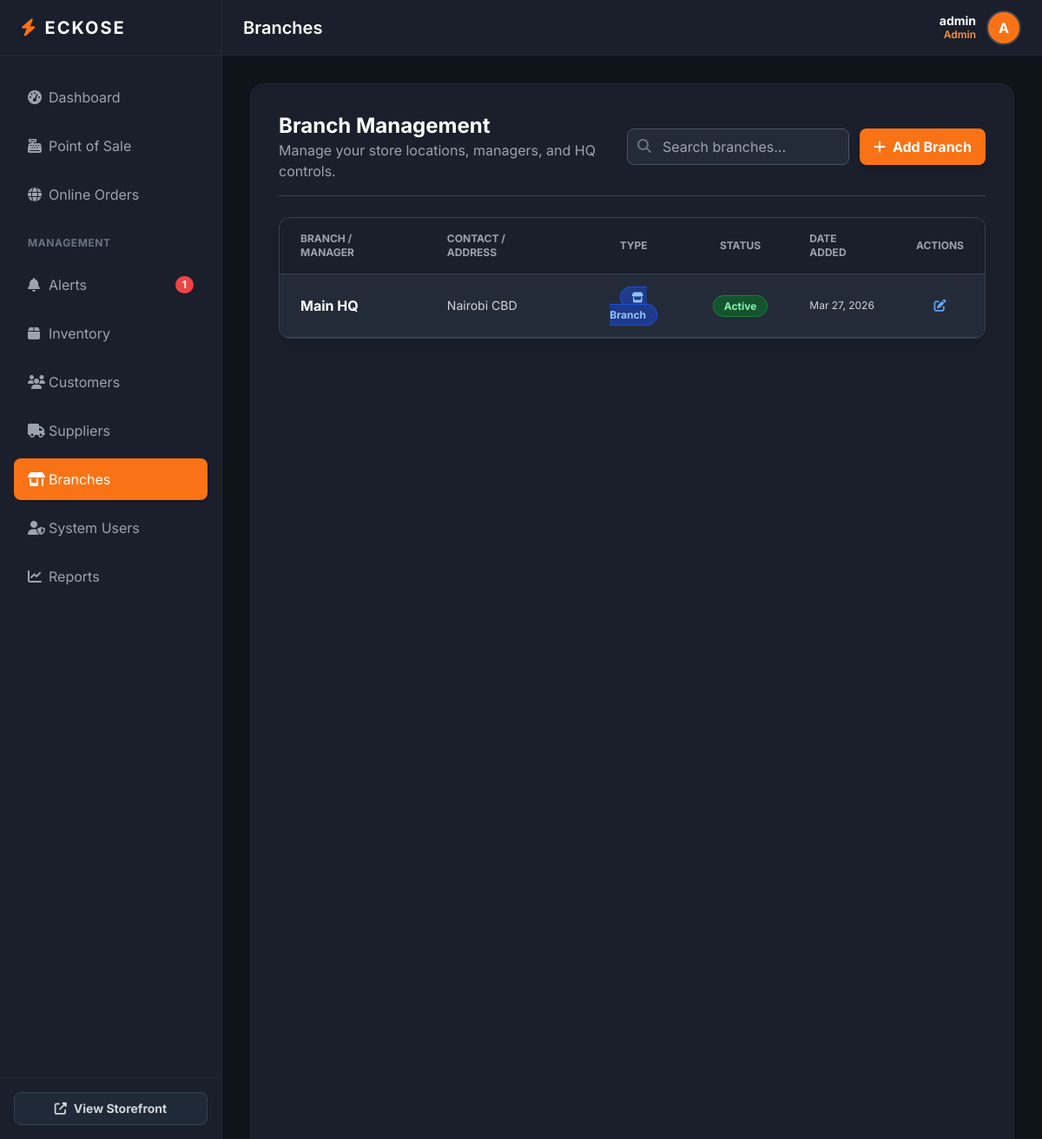
Screenshot of /pages/branches.php (signed in) with the database file from the repository.
### tables this page shows
CREATE TABLE `branches` (
  `id` int(11) NOT NULL,
  `branch_name` varchar(100) NOT NULL,
  `address` text DEFAULT NULL,
  `created_at` timestamp NOT NULL DEFAULT current_timestamp()
);

### pages/branches.php (the view, shortened to what this page needs)
<?php
require_once '../config/database.php';
$search = isset($_GET['search']) ? trim($_GET['search']) : '';
if ($search) {
    $stmt = $pdo->prepare("SELECT * FROM branches WHERE branch_name LIKE ? OR address LIKE ? OR manager_name LIKE ? ORDER BY id DESC");
    $stmt->execute(["%$search%", "%$search%", "%$search%"]);
} else {
    $stmt = $pdo->query("SELECT * FROM branches ORDER BY id DESC");
}
$branches = $stmt->fetchAll();
require_once '../includes/header.php';
require_once '../includes/sidebar.php';
?>
<div class="bg-[#1A1F2B] min-h-screen p-8 rounded-2xl border border-gray-800 shadow-inner text-gray-200">
    <div class="flex flex-col md:flex-row justify-between items-start md:items-center mb-6 border-b border-gray-700 pb-4 gap-4">
        <div>
            <h2 class="text-2xl font-bold text-white">Branch Management</h2>
            <p class="text-gray-400">Manage your store locations, managers, and HQ controls.</p>
        </div>
        <div class="flex gap-3 w-full md:w-auto">
            <form method="GET" class="relative flex-1 md:w-64">
                <i class="fas fa-search absolute left-3 top-3 text-gray-500"></i>
                <input type="text" name="search" value="<?= htmlspecialchars($search) ?>" placeholder="Search branches..." class="w-full bg-[#242B38] border border-gray-600 text-white pl-10 pr-4 py-2 rounded-lg focus:outline-none focus:border-orange-500">
            </form>
            <button onclick="openModal()" class="bg-orange-500 hover:bg-orange-600 text-white font-bold py-2 px-4 rounded-lg shadow-lg transition flex items-center whitespace-nowrap">
                <i class="fas fa-plus mr-2"></i> Add Branch
            </button>
        </div>
    </div>
    <div class="bg-[#242B38] rounded-xl shadow-lg border border-gray-700 overflow-hidden">
        <div class="overflow-x-auto">
            <table class="w-full text-sm text-left text-gray-300">
                <thead class="text-xs text-gray-400 uppercase bg-[#1A1F2B] border-b border-gray-700">
                    <tr>
                        <th class="px-6 py-4">Branch / Manager</th>
                        <th class="px-6 py-4">Contact / Address</th>
                        <th class="px-6 py-4 text-center">Type</th>
                        <th class="px-6 py-4 text-center">Status</th>
                        <th class="px-6 py-4">Date Added</th>
                        <th class="px-6 py-4 text-center">Actions</th>
                    </tr>
                </thead>
                <tbody>
                    <?php if(empty($branches)): ?>
                        <tr><td colspan="6" class="px-6 py-8 text-center text-gray-500">No branches found. Click "Add Branch" to get started.</td></tr>
                    <?php else: ?>
                        <?php foreach($branches as $b): ?>
                            <tr class="border-b border-gray-700 hover:bg-[#2D3748] transition">
                                <td class="px-6 py-4">
                                    <div class="font-bold text-white text-base"><?= htmlspecialchars($b['branch_name']) ?></div>
                                </td>
                                <td class="px-6 py-4">
                                    <div class="text-gray-300"><?= htmlspecialchars($b['address'] ?? 'N/A') ?></div>
                                </td>
                                <td class="px-6 py-4 text-center">
                                    <?php if(($b['branch_type'] ?? 'Branch') === 'HQ'): ?>
                                        <span class="bg-purple-900 text-purple-300 text-xs font-bold px-3 py-1 rounded-full border border-purple-700">
                                            <i class="fas fa-crown mr-1"></i> HQ
                                        </span>
                                    <?php else: ?>
                                        <span class="bg-blue-900 text-blue-300 text-xs font-bold px-3 py-1 rounded-full border border-blue-700">
                                            <i class="fas fa-store mr-1"></i> Branch
                                        </span>
                                    <?php endif; ?>
                                </td>
                                <td class="px-6 py-4 text-center">
                                    <?php if(($b['status'] ?? 'Active') === 'Active'): ?>
                                        <span class="bg-green-900 text-green-300 text-xs font-bold px-3 py-1 rounded-full border border-green-700">Active</span>
                                    <?php else: ?>
                                        <span class="bg-red-900 text-red-300 text-xs font-bold px-3 py-1 rounded-full border border-red-700">Inactive</span>
                                    <?php endif; ?>
                                </td>
                                <td class="px-6 py-4 text-xs"><?= date('M d, Y', strtotime($b['created_at'])) ?></td>
                                <td class="px-6 py-4 text-center space-x-3">
                                    <button onclick='editBranch(<?= json_encode($b) ?>)' class="text-blue-400 hover:text-blue-300 transition"><i class="fas fa-edit"></i></button>
                                </td>
                            </tr>
                        <?php endforeach; ?>
                    <?php endif; ?>
                </tbody>
            </table>
        </div>
    </div>
</div>
<?php require_once '../includes/footer.php'; ?>

### includes/header.php (style rules this page uses)
body { font-family: 'Inter', sans-serif; }

### rows the page displays
branches: branch_name "Main HQ", address "Nairobi CBD", created_at "Mar 27, 2026"

### other values shown
$low_stock_count "1"
str_replace('.php', '', $current_page) "Branches"
$username "admin"
$role "Admin"
substr($username ?? 'U', 0, 1) "A"
